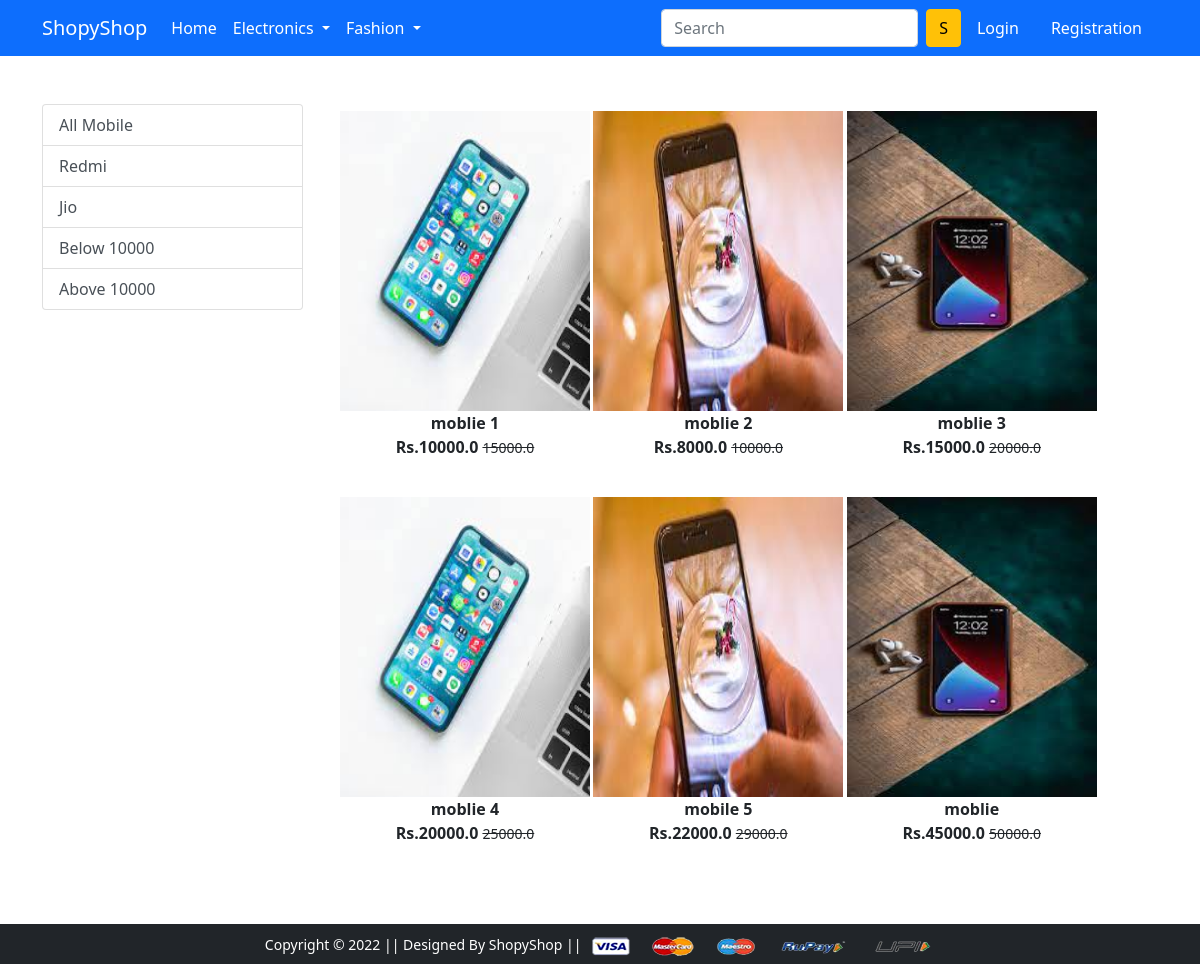
/mobile/, run on the app's committed database.
### app/models.py (models this page shows, shortened)
class Product(models.Model):
    title = models.CharField(max_length=100)
    selling_price = models.FloatField()
    discounted_price = models.FloatField()
    description = models.TextField()
    brand = models.CharField(max_length=100)
    category = models.CharField(choices= CATEGORY_CHOICES, max_length=2)
    product_image = models.ImageField(upload_to='productimg')

### app/views.py (the view)
# urls.py: path('mobile/', views.mobile, name='mobile'),
def mobile(request, data=None):
    if data == None:
        mobiles = Product.objects.filter(category='M')
    elif data == 'Redmi' or data == 'jio':
        mobiles = Product.objects.filter(category='M').filter(brand=data)
    elif data == 'below':
        mobiles = Product.objects.filter(category='M').filter(discounted_price__lt=10000)
    elif data == 'above':
        mobiles = Product.objects.filter(category='M').filter(discounted_price__gt=10000)
    return render(request, 'app/mobile.html',{'mobiles':mobiles})

### app/templates/app/mobile.html (shortened to what this page needs)
{% extends 'app/base.html' %}
{% load static %}
{% block main-content %}
<div class="container my-5">
 <div class="row">
  <div class="col-sm-3">
    <div class="list-group">
        <a href="{% url 'mobile' %}" class="list-group-item list-group-item-action" aria-current="true">All Mobile</a>
        <a href="{% url 'mobiledata' 'redmi' %}" class="list-group-item list-group-item-action" aria-current="true">Redmi</a>
        <a href="{% url 'mobiledata' 'jio' %}" class="list-group-item list-group-item-action" aria-current="true">Jio</a>
        <a href="{% url 'mobiledata' 'below' %}" class="list-group-item list-group-item-action" aria-current="true">Below 10000</a>
        <a href="{% url 'mobiledata' 'above' %}" class="list-group-item list-group-item-action" aria-current="true">Above 10000</a>
    </div>
  </div>
  <div class="col-sm-8">
    <div class="row">
        {% for product in mobiles %}
            <div class="col-sm-4 text-center mb-4">
                <a href="{% url 'product-detail' product.id %}"class='btn'>
                    <div class="item">
                        <img src="{{product.product_image.url}}" alt="" width="250" height="300" class="">
                        <div class="fw-bold">{{product.title}}</div>
                        <div class="fw-bold">Rs.{{product.discounted_price}}
                        <small class="fw-light text-decoration-line-through">{{product.selling_price}}</small></div>
                    </div>
                </a>
            </div>
        {% endfor %}
    </div>
  </div>
 </div>
</div>
{% endblock main-content %}

### app/templates/app/base.html (shortened to what this page needs)
<!doctype html>
{% load static %}
<html lang="en">
  <head>
    <link href="https://cdn.jsdelivr.net/npm/bootstrap@5.0.0-beta1/dist/css/bootstrap.min.css" rel="stylesheet">
    <link rel="stylesheet" href="{% static 'app/css/owl.carousel.min.css' %}">
    <link rel="stylesheet" href="{% static 'app/css/all.min.css' %}">
    <link rel="stylesheet" href="{% static 'app/css/style.css' %}">
  </head>
  <body>
    <nav class="navbar navbar-expand-lg navbar-dark bg-primary">
     <div class="container">
       <a class="navbar-brand" href="/">ShopyShop</a>
       <div class="collapse navbar-collapse" id="navbarSupportedContent">
         <ul class="navbar-nav me-auto mb-2 mb-lg-0">
           <li class="nav-item">
             <a class="nav-link active" aria-current="page" href="/">Home</a>
           </li>
           <li class="nav-item dropdown">
             <a class="nav-link dropdown-toggle text-white" href="#" id="electronicsDropdown" role="button" data-bs-toggle="dropdown" aria-expanded="false">
               Electronics
             </a>
           </li>
           <li class="nav-item dropdown">
             <a class="nav-link dropdown-toggle text-white" href="#" id="fashionDropdown" role="button" data-bs-toggle="dropdown" aria-expanded="false">
               Fashion
             </a>
           </li>
         </ul>
         <form class="d-flex">
           <input class="form-control me-2" type="search" placeholder="Search" aria-label="Search">
           <button class="btn btn-warning" type="submit">S</button>
         </form>
         <div>
          <ul class="navbar-nav me-auto mb-2 mb-lg-0">
            {% if request.user.is_authenticated %}
           <li class="nav-item dropdown mx-2">
              <a class="nav-link dropdown-toggle text-white" href="#" id="profileDropdown" role="button" data-bs-toggle="dropdown" aria-expanded="false">
                {{request.user.username|capfirst}}
              </a>
              <ul class="dropdown-menu" aria-labelledby="profileDropdown">
                <li><a class="dropdown-item" href="{% url 'profile' %}">Profile</a></li>
                <li><a class="dropdown-item" href="{% url 'orders' %}">Orders</a></li>
                <li><a class="dropdown-item" href="{% url 'passwordchange' %}">Change Password</a></li>
                <li><a class="dropdown-item" href="{% url 'logout' %}">Logout</a></li>
              </ul>
            </li>
            <li class="nav-item mx-2">
             <a href="{% url 'show_cart' %}" class="nav-link text-white"><span class="badge bg-danger">4</span> Cart </a>
            </li>
            {% else %}
            <li class="nav-item mx-2">
             <a href="{% url 'login' %}" class="nav-link text-white">Login</a>
            </li>
            <li class="nav-item mx-2">
             <a href="{% url 'customerregistration' %}" class="nav-link text-white">Registration</a>
            </li>
            {% endif %}
          </ul>
         </div>
       </div>
     </div>
    </nav>
    {% block main-content %} {% endblock main-content %}
    <footer class="container-fluid bg-dark text-center p-2 mt-5">
        <small class="text-white">Copyright &copy; 2022 || Designed By ShopyShop || </small>
        <img src="{% static 'app/images/payment.png' %}" alt="" srcset="" class="img-fluid" height="2px">
    </footer>
  </body>
</html>

### data on the page
Product: product_image (picture), title "moblie 1", discounted_price "10000.0", selling_price "15000.0"
Product: product_image (picture), title "moblie 2", discounted_price "8000.0", selling_price "10000.0"
Product: product_image (picture), title "moblie 3", discounted_price "15000.0", selling_price "20000.0"
Product: product_image (picture), title "moblie 4", discounted_price "20000.0", selling_price "25000.0"
Product: product_image (picture), title "mobile 5", discounted_price "22000.0", selling_price "29000.0"
Product: product_image (picture), title "moblie", discounted_price "45000.0", selling_price "50000.0"
